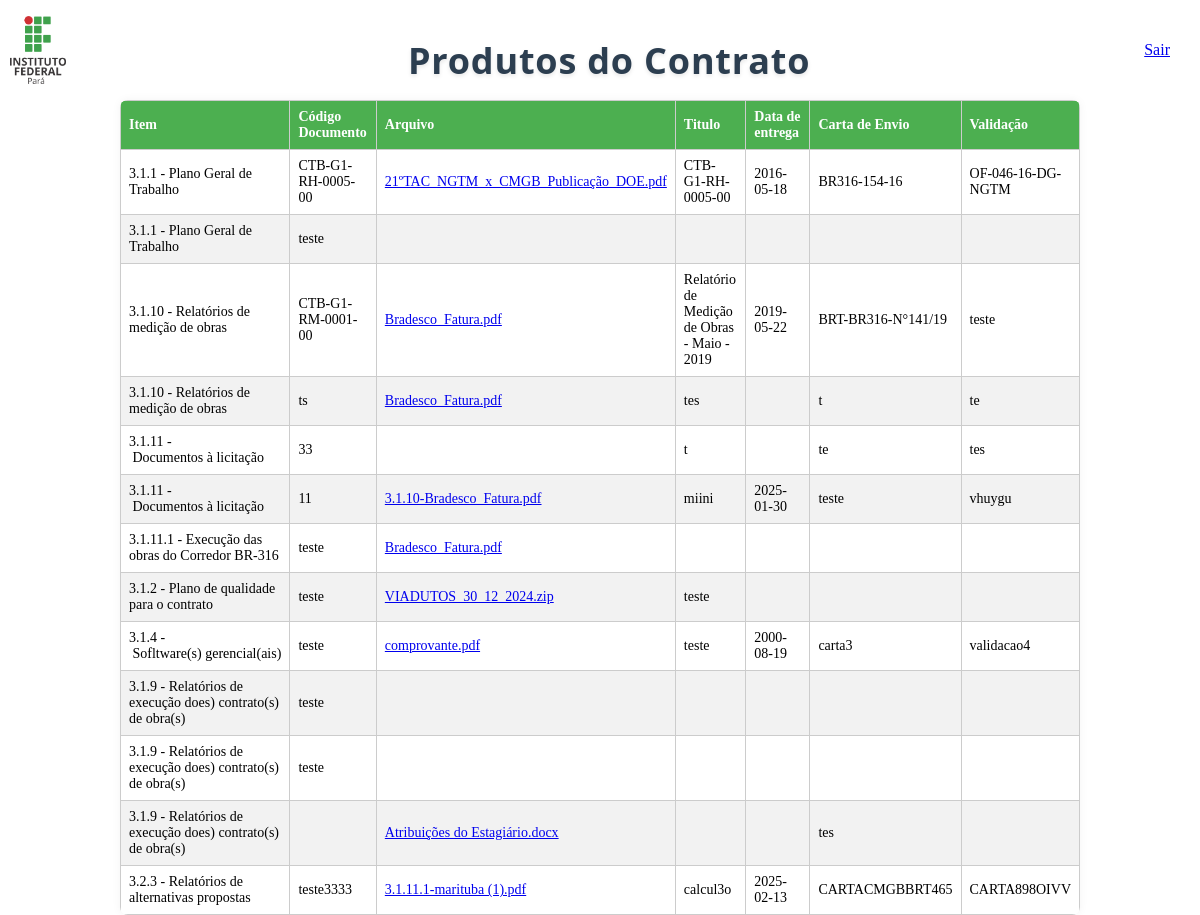
The app's page /relatorio-documento (signed in), older data.
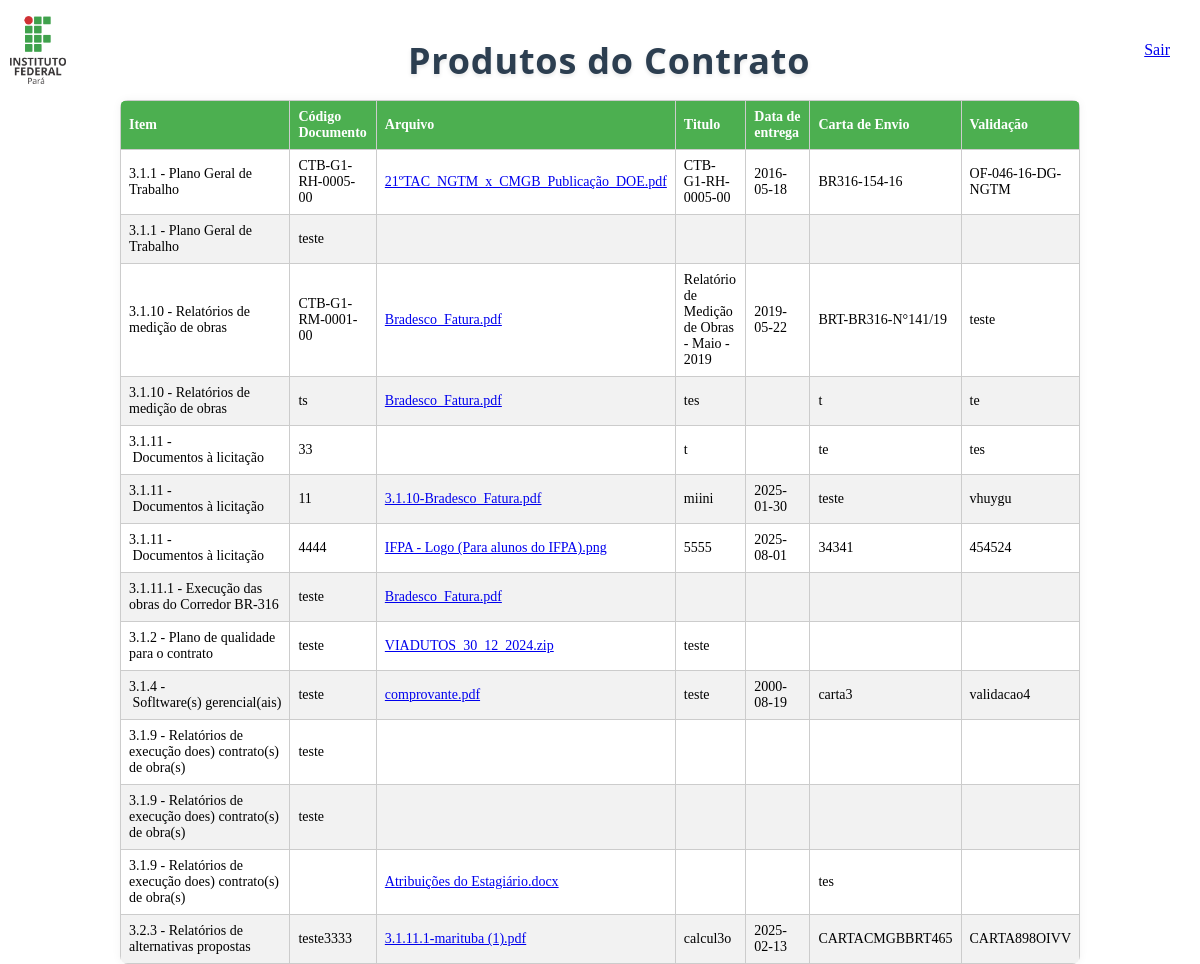
The same page, newer data.
### tables this page shows
CREATE TABLE arquivo(
id INTEGER PRIMARY KEY,
item TEXT,
cod_doc TEXT,
title TEXT,
data_entrega TEXT,
carta_envio TEXT,
validacao TEXT,
archive_name TEXT
);

### src/Controller/RelatorioController.php (called while the page is built, shortened)
<?php
class RelatorioController implements Controller
{
    public function processaRequisicao(): void
    {
        $documentList = $this->documentRepository->all();
        require_once __DIR__ . '/../../views/relatorio.php';
    }
}

### src/Repository/DocumentRepository.php (called while the page is built, shortened)
<?php
class DocumentRepository
{
    public function __construct(public PDO $pdo)
    {
        $this->pdo = $pdo;
    }
    public function all() :array{
        $documentList = $this->pdo->query('SELECT *
        FROM arquivo
        ORDER BY item;')->fetchAll(PDO::FETCH_ASSOC);
        return array_map($this->hydrateDocument(...),$documentList);
    }
    public function hydrateDocument(array $documentData) : Document{
        $document = new Document(
            $documentData['item'],
            $documentData['cod_doc'],
            $documentData['title'],
            $documentData['data_entrega'],
            $documentData['carta_envio'],
            $documentData['validacao'],
        );
        $document->setId($documentData['id']);
        if($documentData['archive_name'] !== null){
            $document->setArchiveName($documentData['archive_name']);
        }
        return $document;
    }
}

### src/Entity/Document.php (called while the page is built, shortened)
<?php
class Document
{
    private ?string $archive_name = null;
    public function setId(int $id): void{
        $this->id =$id;
    }
    public function setArchiveName(string $archive_name){
        $this->archive_name = $archive_name;
    }
    public function getArchiveName(): ?string{
        return $this->archive_name;
    }
}

### views/relatorio.php (the view, shortened to what this page needs)
<?php
require_once  'inicio-html-relatorio.php';
?>
<table class="" id="table">
          <thead>
            <tr class="">
              <th class="">Item</th>
              <th class="">Código Documento</th>
              <th class="">Arquivo</th>
              <th class="">Titulo</th>
              <th class="">Data de entrega</th>
              <th class="">Carta de Envio</th>
              <th class="">Validação</th>
            </tr>
          </thead>
          <tbody>
          <?php foreach ($documentList as $document):  ?>
            <tr class="">
                <td class=""><?= $document?->item  ?></td>
                <td class=""><?= $document?->cod_doc  ?></td>
                <td>
                    <a href="download-documento?id=<?= $document?->id; ?> ">
                        <?= $document?->getArchiveName() ?>
                    </a>
                </td>
                <td class=""><?= $document?->title  ?></td>
                <td class=""><?= $document?->data_entrega;?></td>
                <td class=""><?= $document?->carta_envio;?></td>
                <td class=""><?= $document?->validacao;?></td>
            </tr>
            <?php endforeach; ?>
          </tbody>
        </table>
<link rel="stylesheet" href="https://cdn.datatables.net/2.2.2/css/dataTables.dataTables.css" />

Row changes from the older to the newer data that the page shows:
added arquivo: item "3.1.11 - Documentos à licitação", cod_doc "4444", archive_name "IFPA - Logo (Para alunos do IFPA).png", title "5555", data_entrega "2025-08-01", carta_envio "34341", validacao "454524"
